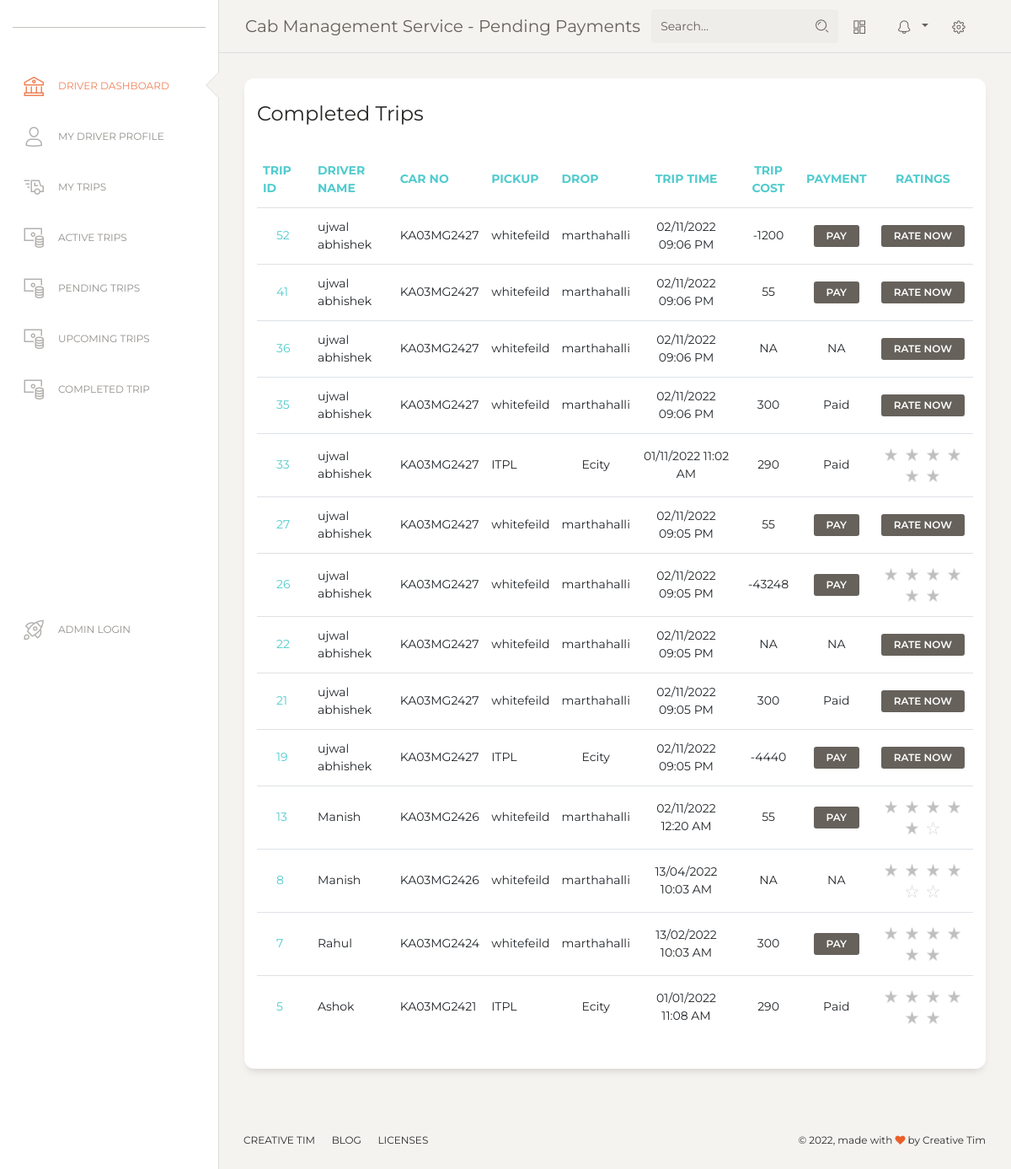
Page /index.php/trip/payments on the committed database.
### tables this page shows
CREATE TABLE `trip` (
  `trip_id` int NOT NULL AUTO_INCREMENT,
  `user_id` int NOT NULL,
  `pickup_location` varchar(200) NOT NULL,
  `drop_location` varchar(200) NOT NULL,
  `trip_datetime` datetime NOT NULL DEFAULT CURRENT_TIMESTAMP,
  `driver_id` int NOT NULL,
  `status` set('Accept','Reject','Active','Completed','Usercancelled','Drivercancelled') DEFAULT NULL,
  `start_km` bigint DEFAULT NULL,
  `trip_start_datetime` datetime DEFAULT NULL,
  `end_km` bigint DEFAULT NULL,
  `trip_end_datetime` datetime DEFAULT NULL,
  `trip_cost` int DEFAULT NULL,
  `customer_payment` int DEFAULT NULL,
  `trip_rating` enum('1','2','3','4','5') DEFAULT NULL,
  `trip_feedback` text,
  `created_at` datetime DEFAULT CURRENT_TIMESTAMP,
  `updated_at` datetime DEFAULT CURRENT_TIMESTAMP ON UPDATE CURRENT_TIMESTAMP,
  PRIMARY KEY (`trip_id`),
  KEY `user_id` (`user_id`),
  KEY `driver_id` (`driver_id`)
);

CREATE TABLE `driver` (
  `driver_id` int NOT NULL AUTO_INCREMENT,
  `admin_id` int NOT NULL,
  `car_reg_id` varchar(200) NOT NULL,
  `report_id` int NOT NULL,
  `name` varchar(200) NOT NULL,
  `gender` enum('M','F') NOT NULL,
  `mob_no` bigint NOT NULL,
  `email` varchar(200) NOT NULL,
  `password` varchar(255) NOT NULL,
  `history` int DEFAULT NULL,
  `rating` int NOT NULL DEFAULT '0',
  `image_url` varchar(200) DEFAULT NULL,
  `created_at` datetime DEFAULT CURRENT_TIMESTAMP,
  PRIMARY KEY (`driver_id`),
  UNIQUE KEY `mobile_no` (`mob_no`),
  UNIQUE KEY `email` (`email`),
  KEY `admin_id` (`admin_id`),
  KEY `car_reg_id` (`car_reg_id`),
  CONSTRAINT `driver_ibfk_1` FOREIGN KEY (`admin_id`) REFERENCES `admin` (`admin_id`),
  CONSTRAINT `driver_ibfk_2` FOREIGN KEY (`car_reg_id`) REFERENCES `car` (`car_reg_id`)
);

CREATE TABLE `car` (
  `car_reg_id` varchar(200) NOT NULL,
  `admin_id` int NOT NULL,
  `rate_per_km` int NOT NULL,
  `model` varchar(200) NOT NULL,
  `color` varchar(200) NOT NULL,
  `category` enum('SUV','SEDAN','MINI','MICRO','LUX') NOT NULL,
  `car_image` varchar(200) NOT NULL,
  `created_at` datetime DEFAULT CURRENT_TIMESTAMP,
  PRIMARY KEY (`car_reg_id`),
  KEY `admin_id` (`admin_id`)
);

### application/controllers/Trip.php (called while the page is built, shortened)
<?php
class Trip extends CI_Controller
{
    public function __construct()
    {
        $this->load->model('car_model', 'car');
        $this->load->model('driver_model', 'driver');
        $this->load->model('trip_model', 'trip');
        $this->load->helper(array('form', 'url', 'security'));
    }
    public function payments()
    {
        $data['page_title'] = 'Pending Payments';
        $data['main_content'] = 'Trip/payments';
        $data['trip_data'] = $this->trip->get_full_details_by_userid($this->session->userdata('role'), $this->session->userdata('userid'));
        if (empty($data['trip_data'])) {
            $this->session->set_flashdata('error', 'Sorry ! No trips found');
            $this->load->view('layout', $data);
        } else {
            $this->load->view('layout', $data);
        }
    }
}

### index.php (called while the page is built, shortened)
<?php
require_once BASEPATH.'core/CodeIgniter.php';

### application/models/Trip_model.php (called while the page is built, shortened)
<?php
class Trip_Model extends CI_Model
{
    public function get_full_details_by_userid($role = NULL, $userid = NULL)
    {
        $sql ="SELECT trip.*, user.name as passenger_name, user.mobile_no as passenger_mobile, user.gender as passenger_gender, user.email as passenger_email, car.car_reg_id,car.rate_per_km,car.model,car.color,car.category,car.car_image , driver.driver_id,driver.name,driver.gender,driver.email,driver.mob_no, driver.rating, driver.image_url FROM `trip` JOIN driver ON trip.driver_id = driver.driver_id JOIN car ON driver.car_reg_id = car.car_reg_id JOIN user ON trip.user_id=user.user_id ";
        $sql.= " ORDER BY trip_id DESC";
        $query = $this->db->query($sql);
        $trip_details = $query->result_array();
        if (empty($trip_details)) {
            return false;
        } else {
            return $trip_details;
        }
    }
}

### application/views/Trip/payments.php (the view, shortened to what this page needs)
<?php if (!empty($trip_data)) { ?>
    <div class="row">
        <div class="col-md-12">
            <div class="card">
                <div class="card-header">
                    <h4 class="card-title">Completed Trips</h4>
                </div>
                <div class="card-body">
                    <div class="table-responsive">
                        <table class="table">
                            <thead class=" text-primary">
                                <tr>
                                    <th>
                                        Trip ID
                                    </th>
                                    <th>
                                        Driver Name
                                    </th>
                                    <th>
                                        Car No
                                    </th>
                                    <th>
                                        Pickup
                                    </th>
                                    <th>
                                        Drop
                                    </th>
                                    <th class="text-center">
                                        Trip Time
                                    </th>
                                    <th class="text-center">
                                        Trip Cost
                                    </th>
                                    <th class="text-center">
                                        Payment
                                    </th>
                                    <th class="text-center">
                                        Ratings
                                    </th>
                                </tr>
                            </thead>
                            <tbody>
                                <?php
                                foreach ($trip_data as $value) {
                                    if ($value['status'] == 'Completed') {
                                ?>
                                        <tr>
                                            <td>
                                                <?php echo anchor("Trip/details/{$value['trip_id']}", $value['trip_id'], 'class="nav-link" title="Click to view trip details" '); ?>
                                            </td>
                                            <td>
                                                <?php echo $value['name']; ?>
                                            </td>
                                            <td>
                                                <?php echo $value['car_reg_id']; ?>
                                            </td>
                                            <td>
                                                <?php echo $value['pickup_location']; ?>
                                            </td>
                                            <td class="text-center">
                                                <?php echo $value['drop_location']; ?>
                                            </td>
                                            <td class="text-center">
                                                <?php echo date_format(date_create($value['trip_datetime']), "d/m/Y h:i A"); ?>
                                            </td>
                                            <td class="text-center">
                                                <?php echo !empty($value['trip_cost']) ? $value['trip_cost'] : "NA"; ?>
                                            </td>
                                            <td class="text-center">
                                            <?php
                                                if(empty($value['trip_cost'])){
                                                    echo 'NA';
                                                } else{
                                                echo (!empty($value['customer_payment']) and ($value['trip_cost'] == $value['customer_payment'])) ? 'Paid' : anchor("Trip/pay/{$value['trip_id']}", 'Pay', 'class="btn btn-sm" title="Make Payment" ');
                                                }
                                                ?>
                                            </td>
                                            <td class="text-center">
                                                <?php
                                                if (!empty($value['trip_rating'])) {
                                                    for ($i = 0; $i <= 5; $i++) {
                                                        $starimg = ($i <= $value['trip_rating']) ? 'star.png' : 'staro.png';
                                                        echo "<img src='" . base_url() . "assets/img/bg/" . $starimg . "' class='staro'/>";
                                                    }
                                                } else {
                                                        echo anchor("Trip/feedback/{$value['trip_id']}", 'Rate Now', 'class="btn btn-sm" title="Please provide ratings" ');
                                                }
                                                ?>
                                            </td>
                                        </tr>
                                <?php }
                                } ?>
                            </tbody>
                        </table>
                    </div>
                </div>
            </div>
        </div>
    </div>
<?php }else{
} ?>

### application/views/layout.php (shortened to what this page needs)
<!DOCTYPE html>
<html lang="en">
<head>
  <link href="https://maxcdn.bootstrapcdn.com/font-awesome/latest/css/font-awesome.min.css" rel="stylesheet">
  <link href="<?php print base_url(); ?>assets/css/bootstrap.min.css" rel="stylesheet" />
  <link href="<?php print base_url(); ?>assets/css/paper-dashboard2.min.css" rel="stylesheet" />
  <link href="<?php print base_url(); ?>assets/demo/demo.css" rel="stylesheet" />
</head>
<body class="">
  <div class="wrapper ">
    <div class="sidebar" data-color="white" data-active-color="danger">
      <div class="logo">
        <a href="https://www.creative-tim.com" class="simple-text logo-normal">
        </a>
      </div>
      <div class="sidebar-wrapper">
        <?php if ($this->session->userdata('role') == "admin") { ?>
          <ul class="nav">
            <li class="active ">
              <?php echo anchor('Welcome', '<i class="nc-icon nc-bank"></i>Admin Dashboard', 'class="nav-link"'); ?>
            </li>
            <li>
              <?php echo anchor('Car', '<i class="nc-icon nc-delivery-fast"></i>View Cars', 'class="nav-link"'); ?>
            </li>
            <li>
              <?php echo anchor('Car/add', '<i class="nc-icon nc-simple-add"></i>Add Cars', 'class="nav-link"'); ?>
            </li>
            <li>
              <?php echo anchor('Drivers', '<i class="nc-icon nc-bus-front-12"></i>View Drivers', 'class="nav-link"'); ?>
            </li>
            <li>
              <?php echo anchor('Drivers/add', '<i class="nc-icon nc-simple-add"></i>Add Drivers', 'class="nav-link"'); ?>
            </li>
            <li>
            <li>
              <?php echo anchor('Users', '<i class="nc-icon nc-single-02"></i>View Users', 'class="nav-link"'); ?>
            </li>
            <li>
              <?php echo anchor('Users/add', '<i class="nc-icon nc-simple-add"></i>Add Users', 'class="nav-link"'); ?>
            </li>
            <li class="active-pro">
              <?php
              if ($this->session->userdata('currently_logged_in')) {
                echo anchor('Login/logout', '<i class="nc-icon nc-spaceship"></i>Logout', 'class="nav-link"');
              } else {
                echo anchor('Login', '<i class="nc-icon nc-spaceship"></i>Admin Login', 'class="nav-link"');
              }
              ?>
            </li>
          </ul>
        <?php } else { ?>
          <ul class="nav">
            <li class="active ">
              <?php echo anchor('Welcome', '<i class="nc-icon nc-bank"></i>Driver Dashboard', 'class="nav-link"'); ?>
            </li>
            <li>
              <?php echo anchor('Users/details/' . $this->session->userdata('userid'), '<i class="nc-icon nc-single-02"></i>My Driver Profile', 'class="nav-link"'); ?>
            </li>
            <li>
              <?php echo anchor('Drivers/trips', '<i class="nc-icon nc-delivery-fast"></i>My Trips', 'class="nav-link"'); ?>
            </li>
            <li>
              <?php echo anchor('Drivers/trips/#activetrips', '<i class="nc-icon nc-money-coins"></i>Active Trips', 'class="nav-link"'); ?>
            </li>
            <li>
              <?php echo anchor('Drivers/trips/#pendingtrips', '<i class="nc-icon nc-money-coins"></i>Pending Trips', 'class="nav-link"'); ?>
            </li>
            <li>
              <?php echo anchor('Drivers/trips/#upcomingtrips', '<i class="nc-icon nc-money-coins"></i>Upcoming Trips', 'class="nav-link"'); ?>
            </li>
            <li>
              <?php echo anchor('Drivers/trips/#completedtrips', '<i class="nc-icon nc-money-coins"></i>Completed Trip', 'class="nav-link"'); ?>
            </li>
            <li class="active-pro">
              <?php
              if ($this->session->userdata('currently_logged_in')) {
                echo anchor('Login/logout', '<i class="nc-icon nc-spaceship"></i>Logout', 'class="nav-link"');
              } else {
                echo anchor('Login', '<i class="nc-icon nc-spaceship"></i>Admin Login', 'class="nav-link"');
              }
              ?>
            </li>
          </ul>
        <?php } ?>
      </div>
    </div>
    <div class="main-panel">
      <nav class="navbar navbar-expand-lg navbar-absolute fixed-top navbar-transparent">
        <div class="container-fluid">
          <div class="navbar-wrapper">
            <a class="navbar-brand" href="javascript:;">Cab Management Service - <?php echo $page_title; ?></a>
          </div>
          <div class="collapse navbar-collapse justify-content-end" id="navigation">
            <form>
              <div class="input-group no-border">
                <input type="text" value="" class="form-control" placeholder="Search...">
                <div class="input-group-append">
                  <div class="input-group-text">
                    <i class="nc-icon nc-zoom-split"></i>
                  </div>
                </div>
              </div>
            </form>
            <ul class="navbar-nav">
              <li class="nav-item">
                <a class="nav-link btn-magnify" href="javascript:;">
                  <i class="nc-icon nc-layout-11"></i>
                </a>
              </li>
              <li class="nav-item btn-rotate dropdown">
                <a class="nav-link dropdown-toggle" href="http://example.com" id="navbarDropdownMenuLink" data-toggle="dropdown" aria-haspopup="true" aria-expanded="false">
                  <i class="nc-icon nc-bell-55"></i>
                </a>
              </li>
              <li class="nav-item">
                <a class="nav-link btn-rotate" href="javascript:;">
                  <i class="nc-icon nc-settings-gear-65"></i>
                </a>
              </li>
            </ul>
          </div>
        </div>
      </nav>
      <div class="content">
        <?php $this->load->view($main_content); ?>
      </div>
      <footer class="footer footer-black  footer-white ">
        <div class="container-fluid">
          <div class="row">
            <nav class="footer-nav">
              <ul>
                <li><a href="https://www.creative-tim.com" target="_blank">Creative Tim</a></li>
                <li><a href="https://www.creative-tim.com/blog" target="_blank">Blog</a></li>
                <li><a href="https://www.creative-tim.com/license" target="_blank">Licenses</a></li>
              </ul>
            </nav>
            <div class="credits ml-auto">
              <span class="copyright">
                © , made with <i class="fa fa-heart heart"></i> by Creative Tim
              </span>
            </div>
          </div>
        </div>
      </footer>
    </div>
  </div>
</body>
</html>

### assets/demo/demo.css (style rules this page uses)
@media all and (min-width: 992px) { .sidebar .nav>li.active-pro { position: absolute; width: 100%; bottom: 10px; } }

### application/views/Trip/payments.php (style rules this page uses)
.table-responsive { overflow: auto !important; }
.staro { width: 25px; padding: 5px }

### rows in the picture
trip: trip_id "52", driver.name "ujwal abhishek", car.car_reg_id "KA03MG2427", pickup_location "whitefeild", drop_location "marthahalli", trip_datetime "02/11/2022 09:06 PM", trip_cost "-1200", trip_id "PAY", trip_id "RATE NOW"
trip: trip_id "41", driver.name "ujwal abhishek", car.car_reg_id "KA03MG2427", pickup_location "whitefeild", drop_location "marthahalli", trip_datetime "02/11/2022 09:06 PM", trip_cost "55", trip_id "PAY", trip_id "RATE NOW"
trip: trip_id "36", driver.name "ujwal abhishek", car.car_reg_id "KA03MG2427", pickup_location "whitefeild", drop_location "marthahalli", trip_datetime "02/11/2022 09:06 PM", trip_cost "NA", trip_id "RATE NOW"
trip: trip_id "35", driver.name "ujwal abhishek", car.car_reg_id "KA03MG2427", pickup_location "whitefeild", drop_location "marthahalli", trip_datetime "02/11/2022 09:06 PM", trip_cost "300", customer_payment "Paid", trip_id "RATE NOW"
trip: trip_id "33", driver.name "ujwal abhishek", car.car_reg_id "KA03MG2427", pickup_location "ITPL", drop_location "Ecity", trip_datetime "01/11/2022 11:02 AM", trip_cost "290", customer_payment "Paid", status "Completed" (drawn)
trip: trip_id "27", driver.name "ujwal abhishek", car.car_reg_id "KA03MG2427", pickup_location "whitefeild", drop_location "marthahalli", trip_datetime "02/11/2022 09:05 PM", trip_cost "55", trip_id "PAY", trip_id "RATE NOW"
trip: trip_id "26", driver.name "ujwal abhishek", car.car_reg_id "KA03MG2427", pickup_location "whitefeild", drop_location "marthahalli", trip_datetime "02/11/2022 09:05 PM", trip_cost "-43248", trip_id "PAY", status "Completed" (drawn)
trip: trip_id "22", driver.name "ujwal abhishek", car.car_reg_id "KA03MG2427", pickup_location "whitefeild", drop_location "marthahalli", trip_datetime "02/11/2022 09:05 PM", trip_cost "NA", trip_id "RATE NOW"
trip: trip_id "21", driver.name "ujwal abhishek", car.car_reg_id "KA03MG2427", pickup_location "whitefeild", drop_location "marthahalli", trip_datetime "02/11/2022 09:05 PM", trip_cost "300", customer_payment "Paid", trip_id "RATE NOW"
trip: trip_id "19", driver.name "ujwal abhishek", car.car_reg_id "KA03MG2427", pickup_location "ITPL", drop_location "Ecity", trip_datetime "02/11/2022 09:05 PM", trip_cost "-4440", trip_id "PAY", trip_id "RATE NOW"
trip: trip_id "13", driver.name "Manish", car.car_reg_id "KA03MG2426", pickup_location "whitefeild", drop_location "marthahalli", trip_datetime "02/11/2022 12:20 AM", trip_cost "55", trip_id "PAY", status "Completed" (drawn)
trip: trip_id "8", driver.name "Manish", car.car_reg_id "KA03MG2426", pickup_location "whitefeild", drop_location "marthahalli", trip_datetime "13/04/2022 10:03 AM", trip_cost "NA", status "Completed" (drawn)
trip: trip_id "7", driver.name "Rahul", car.car_reg_id "KA03MG2424", pickup_location "whitefeild", drop_location "marthahalli", trip_datetime "13/02/2022 10:03 AM", trip_cost "300", trip_id "PAY", status "Completed" (drawn)
trip: trip_id "5", driver.name "Ashok", car.car_reg_id "KA03MG2421", pickup_location "ITPL", drop_location "Ecity", trip_datetime "01/01/2022 11:08 AM", trip_cost "290", customer_payment "Paid", status "Completed" (drawn)

### other values in the picture
$page_title "Pending Payments"
